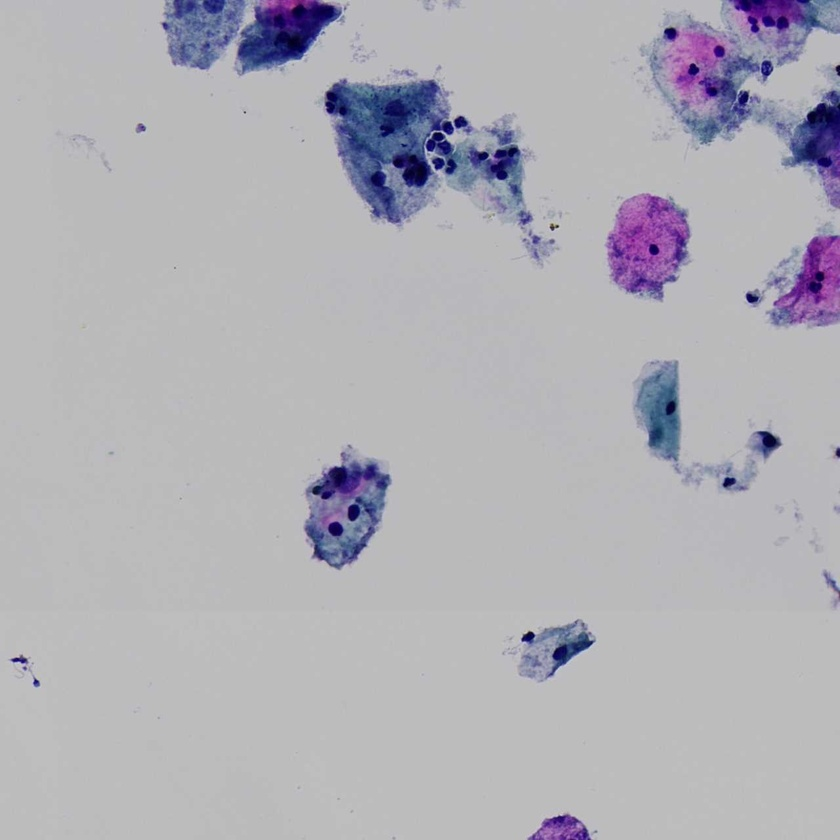
#> input picture 505.jpg, 840 x 840 px, shrunk from 1280 x 1280 before the run, given as the content of the folder C:/Users/Mr_cold/Desktop/data/L01, which was not available
$ python '图像二维熵.py'
#> lines starting #> are read from the running program, lines starting #| are printed output that depends on the picture; long printed decimals are rounded; pictures that were not available may be replaced by others from this repository, and a replacement may not be noted
import cv2
import matplotlib.pyplot as plt
import numpy as np
import os
import glob
import time
def calc_2D_Entropy(x):
#> called with x = '_only/505.jpg'
    img=cv2.imread(x,0)#读取图像
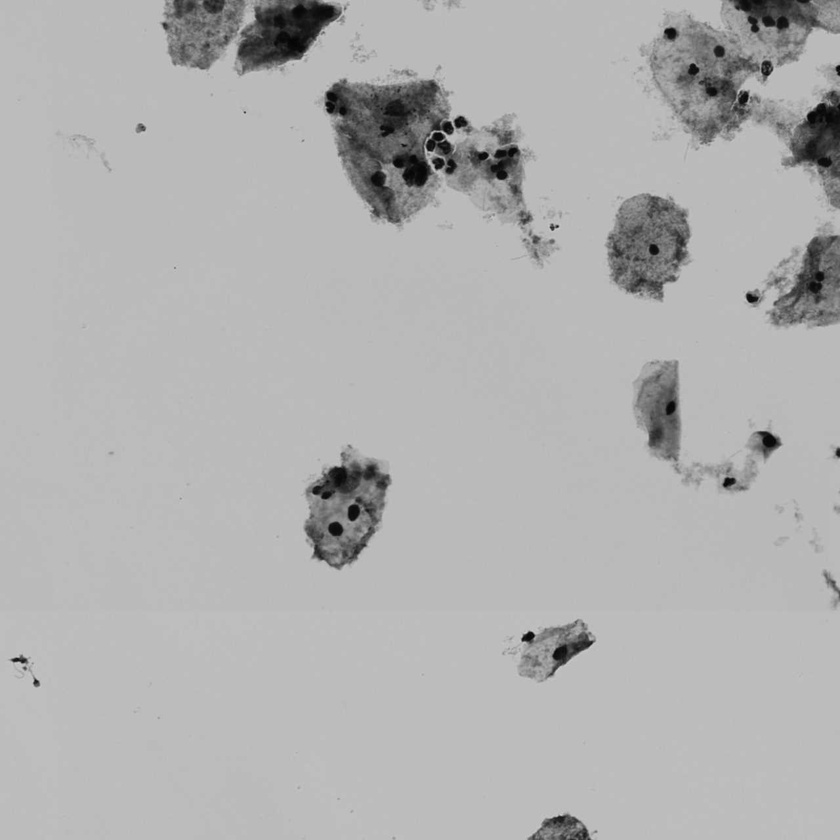
#> img: shape (840, 840); min 3, max 205, mean 176.7
    S=img.shape
#> S = (840, 840)
    print(S)
#| (840, 840)
    IJ=[]
    F={}
    Start_time = time.perf_counter()
    for row in range(S[0]):
        for col in range(S[1]):
            Left_x=max(0,col-1)
            Right_x=min(S[1],col+2)
            up_y=max(0,row-1)
            down_y=min(S[0],row+2)
            region=img[up_y:down_y,Left_x:Right_x] # 九宫格区域
            j=(np.sum(region)-img[row][col])/(8)
            IJ.append((img[row][col],j))
            F[(img[row][col],j)]=0
#> after the loop, F = 32190 items; IJ = 705600 items
    End_time = time.perf_counter()
    print("程序运行时间:%s秒" % ((End_time - Start_time)))
    for i in IJ:
        F[i]=F[i]+1
#> this loop made 705600 passes
#> i on passes 1 to 3: (186, 69.75), (186, 116.2), (186, 116.2)
    sq=(int)(S[0]*S[1])#计算pij
#> sq = 705600
    G=F.values()
    P=[]
    for i in G:
        P.append(i/sq)
#> this loop made 32190 passes
#> i on passes 2 to 4: 729, 24, 6
#> after the loop, P = 32190 items
    End_time = time.perf_counter()
    print("程序运行时间:%s秒" % ((End_time - Start_time)))
    E=np.sum([p*np.log2(p) for p in P])#二维熵
#> E = -5.75
    print("E=",E)
#| E= -5.747

if __name__== "__main__" :
    Start_time = time.perf_counter()
    WSI_MASK_PATH = 'C:\\Users\\Mr_cold\\Desktop\\data\\L01'#存放图片的文件夹路径
    paths = glob.glob(os.path.join(WSI_MASK_PATH, '*.jpg'))
    print(paths)
    for x in paths:
        calc_2D_Entropy(x)
    End_time = time.perf_counter()
    print("程序运行时间:%s秒" % ((End_time - Start_time)))

$ run again, on 正常图片.jpg
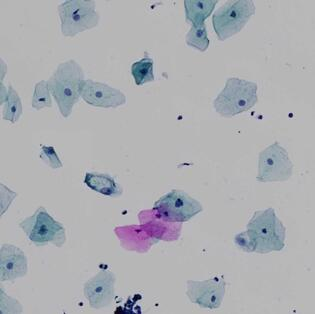
#> input picture 正常图片.jpg, 315 x 314 px, given as the content of the folder C:/Users/Mr_cold/Desktop/data/L01, which was not available
#> in calc_2D_Entropy, `img=cv2.imread(x,0)#读取图像`:
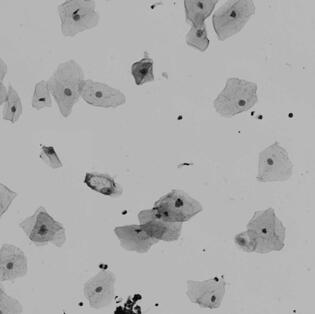
#> img: shape (314, 315); min 0, max 201, mean 174.3
#| (314, 315)
#> after the loop in calc_2D_Entropy, `for row in range(S[0]):`: F = 11449 items; IJ = 98910 items
#> the loop in calc_2D_Entropy, `for i in IJ:` made 98910 passes
#> i on passes 1 to 3: (181, 67.88), (181, 113.1), (181, 113.1)
#> the loop in calc_2D_Entropy, `for i in G:` made 11449 passes
#> i on passes 2 to 4: 22, 15, 14
#> after the loop in calc_2D_Entropy, `for i in G:`: P = 11449 values, max 0.339 at index 177, min 1.01e-05 at index 0, mean 8.73e-05
#> E = -7.42
#| E= -7.421
